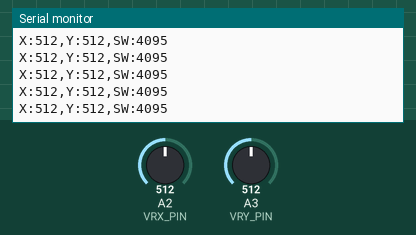
A sketch run on a simulated Arduino Uno, built with avr-gcc and run on an emulated ATmega328P. Shown: the last lines printed to the serial monitor. The test bench sets the inputs (shaded band); at power-on: A2 (VRX_PIN) = 512, A3 (VRY_PIN) = 512.

Above: at 1.2 s.
1.3 s: A2 (VRX_PIN) set to 716
At 1.34 s:
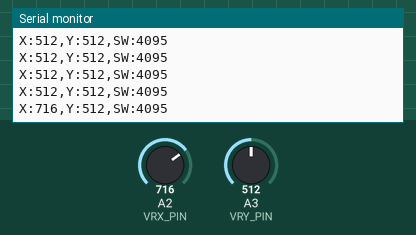
2.8 s: A3 (VRY_PIN) set to 716
At 2.81 s:
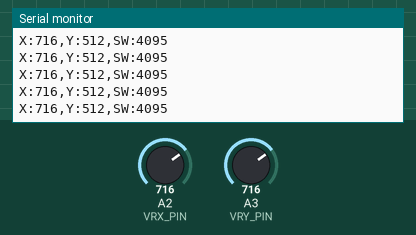
4.3 s: A2 (VRX_PIN) set to 900
At 4.34 s:
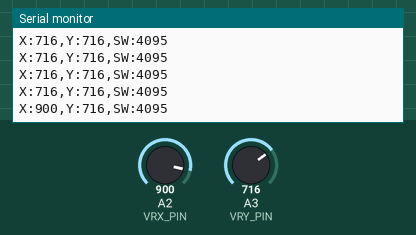
5.8 s: A3 (VRY_PIN) set to 900
At 5.81 s:
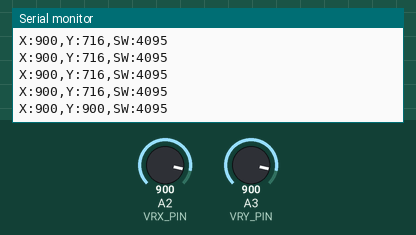
Timing chart, 0 to 8.3 s (numbered marks = the images above; inputs shaded):
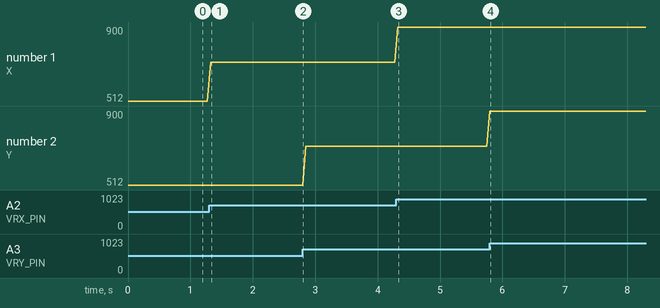

The sketch:

joy_op.ino
```cpp
#define VRX_PIN 2   // A0
#define VRY_PIN 3   // A1
#define SW_PIN  0   // Digital button

void setup() {
  Serial.begin(115200);
  pinMode(SW_PIN, INPUT_PULLUP); // Joystick button is active LOW
}

void loop() {
  int xValue = analogRead(VRX_PIN);
  int yValue = analogRead(VRY_PIN);
  int swState = digitalRead(SW_PIN);

  // Format for Serial Plotter: label:value, label:value
  Serial.print("X:");
  Serial.print(xValue);
  Serial.print(",Y:");
  Serial.print(yValue);
  Serial.print(",SW:");
  Serial.println(swState == LOW ? 0 : 4095); // show pressed/released as 0 or 4095

  delay(50); // smoother graph
}
```

Measured:
- after the input at 1.3 s, the serial monitor: prints a new line at once (image 1)
- after the input at 4.3 s, the serial monitor: prints a new line at once (image 3)
- after the input at 5.8 s, the serial monitor: prints a new line at once (image 4)
- plotted number 1: 512 → 716 after the input at 1.3 s, 716 → 900 after the input at 4.3 s
